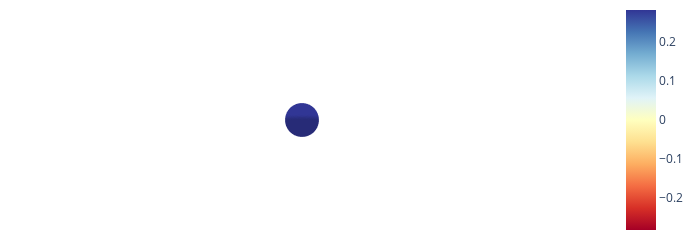
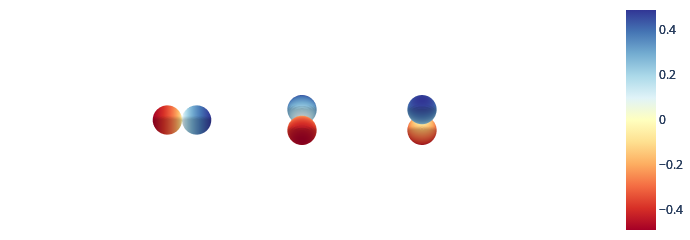
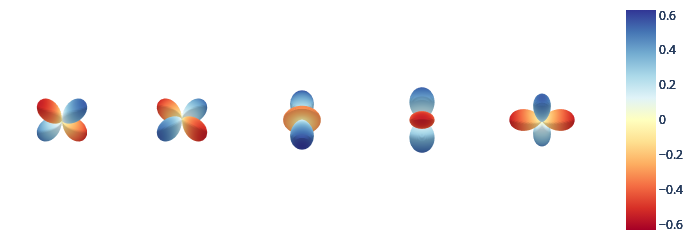

Notebook cell for these charts, in order:
### Code cell
r = s2_grid()
lmax = 2

for l in range(lmax+1):
    yl = o3.spherical_harmonics(l,r, 'norm')
    fig = plot(yl)

### Figure 1 — Plotly figure (JSON) as saved in the notebook; plotly's stock layout.template omitted (floating-point values rounded to 4 significant figures; data arrays with more than 128 entries replaced by an {"elided": "..."} marker saying what was removed)
{"data": [{"cmax": 0.2821, "cmin": -0.2821, "colorscale": [[0, "rgb(165,0,38)"], [0.1, "rgb(215,48,39)"], [0.2, "rgb(244,109,67)"], [0.3, "rgb(253,174,97)"], [0.4, "rgb(254,224,144)"], [0.5, "rgb(255,255,191)"], [0.6, "rgb(224,243,248)"], [0.7, "rgb(171,217,233)"], [0.8, "rgb(116,173,209)"], [0.9, "rgb(69,117,180)"], [1, "rgb(49,54,149)"]], "surfacecolor": {"elided": "40x80 float values"}, "type": "surface", "x": {"elided": "40x80 float values"}, "y": {"elided": "40x80 float values"}, "z": {"elided": "40x80 float values"}}], "layout": {"height": 160, "margin": {"b": 0, "l": 0, "r": 0, "t": 0}, "paper_bgcolor": "rgba(0,0,0,0)", "plot_bgcolor": "rgba(0,0,0,0)", "scene": {"aspectmode": "manual", "aspectratio": {"x": 8, "y": 2, "z": 2}, "camera": {"center": {"x": 0, "y": 0, "z": 0}, "eye": {"x": 0, "y": -5, "z": 5}, "projection": {"type": "orthographic"}, "up": {"x": 0, "y": 0, "z": 1}}, "xaxis": {"nticks": 3, "range": [-8, 8], "showbackground": false, "showgrid": false, "showticklabels": false, "title": {"text": ""}, "zeroline": false}, "yaxis": {"nticks": 3, "range": [-2, 2], "showbackground": false, "showgrid": false, "showticklabels": false, "title": {"text": ""}, "zeroline": false}, "zaxis": {"nticks": 3, "range": [-2, 2], "showbackground": false, "showgrid": false, "showticklabels": false, "title": {"text": ""}, "zeroline": false}}, "width": 690}}

### Figure 2 — Plotly figure (JSON) as saved in the notebook; plotly's stock layout.template omitted (floating-point values rounded to 4 significant figures; data arrays with more than 128 entries replaced by an {"elided": "..."} marker saying what was removed)
{"data": [{"cmax": 0.4886, "cmin": -0.4886, "colorscale": [[0, "rgb(165,0,38)"], [0.1, "rgb(215,48,39)"], [0.2, "rgb(244,109,67)"], [0.3, "rgb(253,174,97)"], [0.4, "rgb(254,224,144)"], [0.5, "rgb(255,255,191)"], [0.6, "rgb(224,243,248)"], [0.7, "rgb(171,217,233)"], [0.8, "rgb(116,173,209)"], [0.9, "rgb(69,117,180)"], [1, "rgb(49,54,149)"]], "surfacecolor": {"elided": "40x80 float values"}, "type": "surface", "x": {"elided": "40x80 float values"}, "y": {"elided": "40x80 float values"}, "z": {"elided": "40x80 float values"}}, {"cmax": 0.4886, "cmin": -0.4886, "colorscale": [[0, "rgb(165,0,38)"], [0.1, "rgb(215,48,39)"], [0.2, "rgb(244,109,67)"], [0.3, "rgb(253,174,97)"], [0.4, "rgb(254,224,144)"], [0.5, "rgb(255,255,191)"], [0.6, "rgb(224,243,248)"], [0.7, "rgb(171,217,233)"], [0.8, "rgb(116,173,209)"], [0.9, "rgb(69,117,180)"], [1, "rgb(49,54,149)"]], "surfacecolor": {"elided": "40x80 float values"}, "type": "surface", "x": {"elided": "40x80 float values"}, "y": {"elided": "40x80 float values"}, "z": {"elided": "40x80 float values"}}, {"cmax": 0.4886, "cmin": -0.4886, "colorscale": [[0, "rgb(165,0,38)"], [0.1, "rgb(215,48,39)"], [0.2, "rgb(244,109,67)"], [0.3, "rgb(253,174,97)"], [0.4, "rgb(254,224,144)"], [0.5, "rgb(255,255,191)"], [0.6, "rgb(224,243,248)"], [0.7, "rgb(171,217,233)"], [0.8, "rgb(116,173,209)"], [0.9, "rgb(69,117,180)"], [1, "rgb(49,54,149)"]], "surfacecolor": {"elided": "40x80 float values"}, "type": "surface", "x": {"elided": "40x80 float values"}, "y": {"elided": "40x80 float values"}, "z": {"elided": "40x80 float values"}}], "layout": {"height": 160, "margin": {"b": 0, "l": 0, "r": 0, "t": 0}, "paper_bgcolor": "rgba(0,0,0,0)", "plot_bgcolor": "rgba(0,0,0,0)", "scene": {"aspectmode": "manual", "aspectratio": {"x": 8, "y": 2, "z": 2}, "camera": {"center": {"x": 0, "y": 0, "z": 0}, "eye": {"x": 0, "y": -5, "z": 5}, "projection": {"type": "orthographic"}, "up": {"x": 0, "y": 0, "z": 1}}, "xaxis": {"nticks": 3, "range": [-8, 8], "showbackground": false, "showgrid": false, "showticklabels": false, "title": {"text": ""}, "zeroline": false}, "yaxis": {"nticks": 3, "range": [-2, 2], "showbackground": false, "showgrid": false, "showticklabels": false, "title": {"text": ""}, "zeroline": false}, "zaxis": {"nticks": 3, "range": [-2, 2], "showbackground": false, "showgrid": false, "showticklabels": false, "title": {"text": ""}, "zeroline": false}}, "width": 690}}

### Figure 3 — Plotly figure (JSON) as saved in the notebook; plotly's stock layout.template omitted (floating-point values rounded to 4 significant figures; data arrays with more than 128 entries replaced by an {"elided": "..."} marker saying what was removed)
{"data": [{"cmax": 0.6308, "cmin": -0.6308, "colorscale": [[0, "rgb(165,0,38)"], [0.1, "rgb(215,48,39)"], [0.2, "rgb(244,109,67)"], [0.3, "rgb(253,174,97)"], [0.4, "rgb(254,224,144)"], [0.5, "rgb(255,255,191)"], [0.6, "rgb(224,243,248)"], [0.7, "rgb(171,217,233)"], [0.8, "rgb(116,173,209)"], [0.9, "rgb(69,117,180)"], [1, "rgb(49,54,149)"]], "surfacecolor": {"elided": "40x80 float values"}, "type": "surface", "x": {"elided": "40x80 float values"}, "y": {"elided": "40x80 float values"}, "z": {"elided": "40x80 float values"}}, {"cmax": 0.6308, "cmin": -0.6308, "colorscale": [[0, "rgb(165,0,38)"], [0.1, "rgb(215,48,39)"], [0.2, "rgb(244,109,67)"], [0.3, "rgb(253,174,97)"], [0.4, "rgb(254,224,144)"], [0.5, "rgb(255,255,191)"], [0.6, "rgb(224,243,248)"], [0.7, "rgb(171,217,233)"], [0.8, "rgb(116,173,209)"], [0.9, "rgb(69,117,180)"], [1, "rgb(49,54,149)"]], "surfacecolor": {"elided": "40x80 float values"}, "type": "surface", "x": {"elided": "40x80 float values"}, "y": {"elided": "40x80 float values"}, "z": {"elided": "40x80 float values"}}, {"cmax": 0.6308, "cmin": -0.6308, "colorscale": [[0, "rgb(165,0,38)"], [0.1, "rgb(215,48,39)"], [0.2, "rgb(244,109,67)"], [0.3, "rgb(253,174,97)"], [0.4, "rgb(254,224,144)"], [0.5, "rgb(255,255,191)"], [0.6, "rgb(224,243,248)"], [0.7, "rgb(171,217,233)"], [0.8, "rgb(116,173,209)"], [0.9, "rgb(69,117,180)"], [1, "rgb(49,54,149)"]], "surfacecolor": {"elided": "40x80 float values"}, "type": "surface", "x": {"elided": "40x80 float values"}, "y": {"elided": "40x80 float values"}, "z": {"elided": "40x80 float values"}}, {"cmax": 0.6308, "cmin": -0.6308, "colorscale": [[0, "rgb(165,0,38)"], [0.1, "rgb(215,48,39)"], [0.2, "rgb(244,109,67)"], [0.3, "rgb(253,174,97)"], [0.4, "rgb(254,224,144)"], [0.5, "rgb(255,255,191)"], [0.6, "rgb(224,243,248)"], [0.7, "rgb(171,217,233)"], [0.8, "rgb(116,173,209)"], [0.9, "rgb(69,117,180)"], [1, "rgb(49,54,149)"]], "surfacecolor": {"elided": "40x80 float values"}, "type": "surface", "x": {"elided": "40x80 float values"}, "y": {"elided": "40x80 float values"}, "z": {"elided": "40x80 float values"}}, {"cmax": 0.6308, "cmin": -0.6308, "colorscale": [[0, "rgb(165,0,38)"], [0.1, "rgb(215,48,39)"], [0.2, "rgb(244,109,67)"], [0.3, "rgb(253,174,97)"], [0.4, "rgb(254,224,144)"], [0.5, "rgb(255,255,191)"], [0.6, "rgb(224,243,248)"], [0.7, "rgb(171,217,233)"], [0.8, "rgb(116,173,209)"], [0.9, "rgb(69,117,180)"], [1, "rgb(49,54,149)"]], "surfacecolor": {"elided": "40x80 float values"}, "type": "surface", "x": {"elided": "40x80 float values"}, "y": {"elided": "40x80 float values"}, "z": {"elided": "40x80 float values"}}], "layout": {"height": 160, "margin": {"b": 0, "l": 0, "r": 0, "t": 0}, "paper_bgcolor": "rgba(0,0,0,0)", "plot_bgcolor": "rgba(0,0,0,0)", "scene": {"aspectmode": "manual", "aspectratio": {"x": 8, "y": 2, "z": 2}, "camera": {"center": {"x": 0, "y": 0, "z": 0}, "eye": {"x": 0, "y": -5, "z": 5}, "projection": {"type": "orthographic"}, "up": {"x": 0, "y": 0, "z": 1}}, "xaxis": {"nticks": 3, "range": [-8, 8], "showbackground": false, "showgrid": false, "showticklabels": false, "title": {"text": ""}, "zeroline": false}, "yaxis": {"nticks": 3, "range": [-2, 2], "showbackground": false, "showgrid": false, "showticklabels": false, "title": {"text": ""}, "zeroline": false}, "zaxis": {"nticks": 3, "range": [-2, 2], "showbackground": false, "showgrid": false, "showticklabels": false, "title": {"text": ""}, "zeroline": false}}, "width": 690}}
